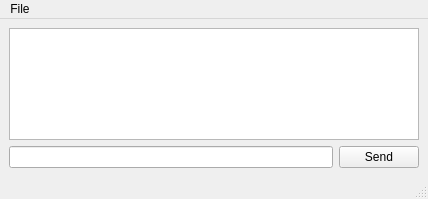
<?xml version="1.0" encoding="UTF-8"?>
<ui version="4.0">
 <class>ChatWindow</class>
 <widget class="QMainWindow" name="ChatWindow">
  <property name="geometry">
   <rect>
    <x>0</x>
    <y>0</y>
    <width>428</width>
    <height>199</height>
   </rect>
  </property>
  <property name="windowTitle">
   <string>PyChat</string>
  </property>
  <widget class="QWidget" name="centralwidget">
   <layout class="QVBoxLayout" name="verticalLayout">
    <item>
     <widget class="QTextBrowser" name="textBrowser">
      <property name="tabStopWidth">
       <number>80</number>
      </property>
     </widget>
    </item>
    <item>
     <layout class="QHBoxLayout" name="horizontalLayout">
      <item>
       <widget class="QLineEdit" name="lineEdit"/>
      </item>
      <item>
       <widget class="QPushButton" name="sendButton">
        <property name="text">
         <string>Send</string>
        </property>
       </widget>
      </item>
     </layout>
    </item>
   </layout>
  </widget>
  <widget class="QMenuBar" name="menubar">
   <property name="geometry">
    <rect>
     <x>0</x>
     <y>0</y>
     <width>428</width>
     <height>20</height>
    </rect>
   </property>
   <widget class="QMenu" name="menuFile">
    <property name="title">
     <string>File</string>
    </property>
    <addaction name="actionConnect"/>
    <addaction name="actionQuit"/>
   </widget>
   <addaction name="menuFile"/>
  </widget>
  <widget class="QStatusBar" name="statusbar"/>
  <action name="actionQuit">
   <property name="text">
    <string>Quit</string>
   </property>
  </action>
  <action name="actionConnect">
   <property name="text">
    <string>Connect</string>
   </property>
  </action>
 </widget>
 <resources/>
 <connections/>
</ui>
